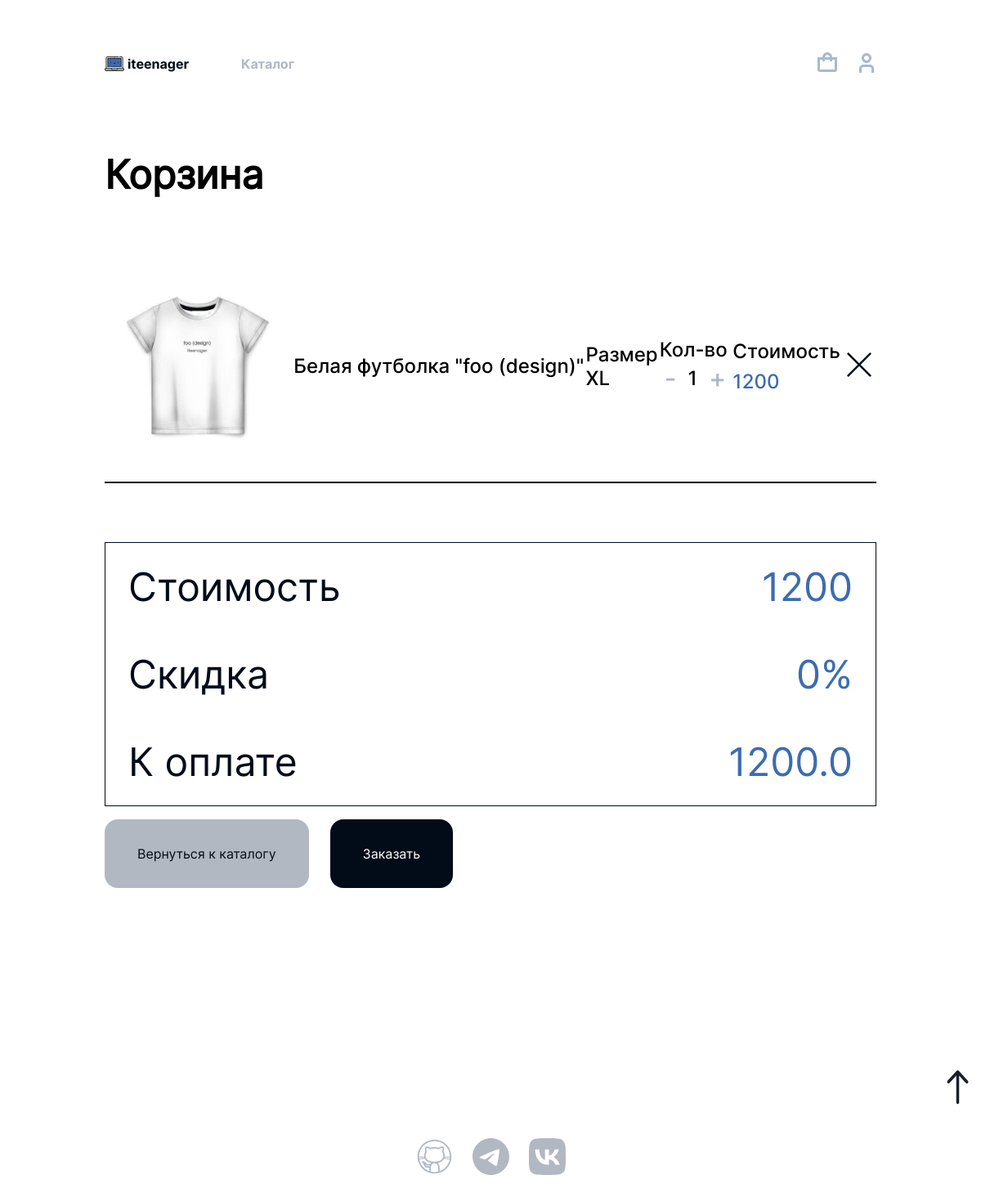
The page /cart/ (signed in) on the database as committed earlier.
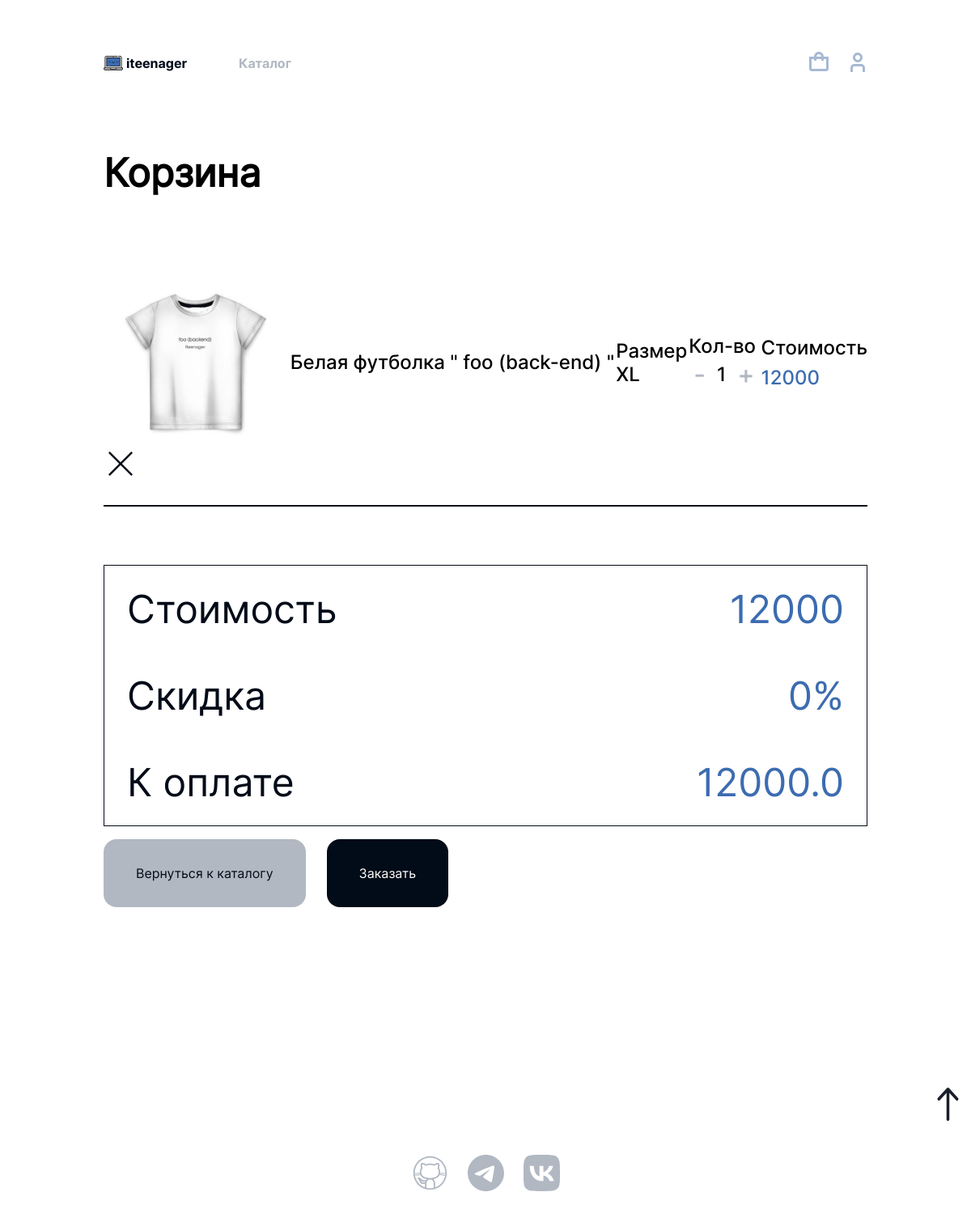
The same page on the database as committed later.
### shop/models.py (models this page shows, shortened)
class OrderProduct(models.Model):
    product = models.ForeignKey(Product, on_delete=models.SET_NULL, null=True)
    order = models.ForeignKey(Order, on_delete=models.SET_NULL, null=True)
    quantity = models.IntegerField(default=0, null=True, blank=True)
    date_added = models.DateTimeField(auto_now_add=True)
    @property
    def get_total(self):
        total = self.product.price * self.quantity
        return total

class Product(models.Model):
    name = models.CharField(max_length=200)
    price = models.FloatField()
    description = models.CharField(max_length=1000, null=True)
    image = models.ImageField(null=True, blank=True)
    image2 = models.ImageField(null=True, blank=True)
    image3 = models.ImageField(null=True, blank=True)

class Order(models.Model):
    user = models.ForeignKey(User, on_delete=models.SET_NULL, null=True, blank=True)
    date_ordered = models.DateTimeField(auto_now_add=True)
    complete = models.BooleanField(default=False)
    transaction_id = models.CharField(max_length=200, null=True)
    @property
    def get_cart_total(self):
        orderproducts = self.orderproduct_set.all()
        total = sum([product.get_total for product in orderproducts])
        return total
    @property
    def get_cart_total_quantity(self):
        orderproducts = self.orderproduct_set.all()
        total = sum([product.quantity for product in orderproducts])
        return total

### shop/views.py (the view, shortened to what this page needs)
# urls.py: path('cart/', views.CartView.as_view(), name='cart'),
class CartView(View):
    template_name = 'cart.html'
    def get(self, request, *args, **kwargs):
        if request.user.is_authenticated:
            user = request.user
            order, created = Order.objects.get_or_create(user=user, complete=False)
            order_products = order.orderproduct_set.all()
            count_orderproducts = order.get_cart_total_quantity
            count = order.get_cart_total - order.get_cart_total / 100 * 5
        context = {
            'order_products': order_products,
            'count_orderproducts': count_orderproducts,
            'order': order,
            'count': count,
            'user': request.user,
        }
        return render(request, self.template_name, context)

### shop/templates/cart.html (shortened to what this page needs)
{% extends 'main.html' %}
{% load static %}
{% block css%}
<link rel="stylesheet" type="text/css" href="{% static 'css/interface.css' %}">
<link rel="stylesheet" type="text/css" href="{% static 'css/header.css' %}">
<link rel="stylesheet" type="text/css" href="{% static 'css/cart.css' %}">
{% endblock css%}
{% block content %}
<div class="main">
    <div class="container container-cart">
        <h1>Корзина</h1>
        {% for order_product in order_products %}
        <div class="cart__order-product">
            <img class="order-product__img" src="{{order_product.product.image.url}}"/>
            <p class="order-product__title">{{order_product.product.name}}</p>
            <div class="order-product__size">
                <span>Размер</span>
                <span>XL</span>
            </div>
            <div class="order-product__quantity">
                <span>Кол-во</span>
                <div class="order-product__quantity__count">
                    <button class="quantity__minus actionBtn" data-action="remove"
                            data-product="{{order_product.product.id}}">-
                    </button>
                    <p class="quantity__digit">{{order_product.quantity}}</p>
                    <button class="quantity__plus actionBtn" data-action="add"
                            data-product="{{order_product.product.id}}">
                        +
                    </button>
                </div>
            </div>
            <div class="order-product__cost">
                <span>Стоимость</span>
                <span class="order-product__cost__number">{{order_product.product.price|floatformat:0}}</span>
            </div>
            <button class="quantity__delete actionBtn" data-action="remove-all"
                    data-product="{{order_product.product.id}}">
                <img src="{% static 'icons/delete-icon.svg' %}" alt="">
            </button>
        </div>
        {% endfor %}
        <div class="cart__result">
            <div class="result__cost">
                <div class="result"><span>Стоимость</span><span class="result__number">{{order.get_cart_total|floatformat:0}}</span>
                </div>
                {% if count_orderproducts > 5 %}
                <div class="result"><span>Скидка при покупке более 5 товаров </span><span
                        class="result__number">5%</span></div>
                <div class="result"><span>К оплате</span><span class="result__number">{{count}}</span>
                    {% else %}
                    <div class="result"><span>Скидка </span><span class="result__number">0%</span></div>
                    <div class="result"><span>К оплате</span><span
                            class="result__number">{{order.get_cart_total}}</span>
                        {% endif %}
                    </div>
                </div>
                <div class="cart-buttons-block">
                    <div class="cart-buttons-list">
                        <a class="cart-button-back" href="{% url 'store' %}">Вернуться к каталогу</a>
                        <a class="cart-button-order" href="{% url 'checkout' %}">Заказать</a>
                    </div>
                </div>
            </div>
        </div>
        <div class="line-button-page-up">
            <button class="pageUp"><img src="/static/icons/arrowSort-up.svg" alt="arrow up"></button>
        </div>
    </div>
    <footer>
        <a href="https://github.com/Erubarm">
            <img src="{% static 'icons/icon-github.svg' %}" alt="github icon">
        </a>
        <a href="https://t.me/KKom3 ">
            <img src="{% static 'icons/icon-telegram.svg' %}" alt="telegram icon">
        </a>
        <a href="https://vk.com/pomianem_xex">
            <img src="{% static 'icons/icon-vk.svg' %}" alt="VK icon">
        </a>
    </footer>
    {% endblock content %}

### shop/templates/main.html (shortened to what this page needs)
<!doctype html>
<html lang="ru">
{% load static %}
<head>
    {% block css%}{% endblock css%}
</head>
<body>
<header>
    <nav class="header-navigation">
        <a href="{% url 'face-page' %}" class="active-text"><img src="{% static 'icons/logo.svg' %}"
                                                                 alt="logo iteenager">iteenager</a>
        <a href="{% url 'store' %}">Каталог</a>
    </nav>
    <div class="header__profile">
        <a href="{% url 'cart'  %}" class="header__profile-cart"><img src="/static/icons/icon-profile.svg" alt=""></a>
        <button class="header__profile-user">
            <img src="/static/icons/icon-cart.svg" alt="icon-cart">
        </button>
    </div>
</header>
{% block content %}
{% endblock content%}
</body>
</html>

### static/css/interface.css (style rules this page uses)
:root { --Black: #020B18; --White: #fff; --Grey-100: #F0F1F3; --Grey-200: #CDD4DA; --Blue-100: #B1B8C2; --Blue-200: #020B18; --Blue-300: #3C6CB0; }
body { background: var(--White); }
.main { max-width: 100vw; }
.container { display: flex; flex-direction: column; align-items: center; }
h1 { font-family: "Inter h1", sans-serif; }
body { margin:0; }
footer { display: flex; flex-direction: row; justify-content: center; align-items: center; gap: 24px; padding-top: 36px; padding-bottom: 18px; }
.active-text { color: var(--Blue-200); }
h1,h2,h3,p { margin: 0; }
.line-button-page-up { width: 100%; display: flex; flex-direction: row; justify-content: end; }
.line-button-page-up button { background: inherit; border: none; cursor: pointer; }

### static/css/header.css (style rules this page uses)
header { margin-top: 64px; margin-left: 128px; margin-right: 128px; color: var(--Blue-100); display: flex; flex-direction: row; justify-content: space-between; }
header nav { display: flex; flex-direction: row; gap: 128px; font-family: "Inter h2", sans-serif; }
@media (max-width: 1200px) { header nav { gap: 64px; } }
nav a { text-decoration: none; color: var(--Blue-100); }
.header__profile { display: flex; flex-direction: row; gap: 24px; }
.header__profile button { border: none; background: inherit; padding: 0px; cursor: pointer; }
.header__profile-cart { cursor: pointer; }
nav a { display: flex; flex-direction: row; align-items: center; gap: 4px; }
nav a img { width: 24px; header: 24px; }

### static/css/cart.css (style rules this page uses)
.main img { width: 229px; height: 219px; object-fit: cover; }
.main h1 { width: 100%; text-align: start; font-family: 'Inter p-big', sans-serif; font-size: 48px; }
.container-cart { margin: 92px 128px; }
.quantity__delete { border: none; background: inherit; cursor: pointer; }
.quantity__delete img { width: 30px; height: 30px; object-fit: cover; }
.cart__order-product { display: flex; flex-direction: row; align-items: center; justify-content: space-between; text-align: start; width: 100%; font-family: 'Inter h3', sans-serif; font-size: 32px; border-bottom: 2px solid var(--Black); padding-bottom: 32px; margin-top: 95px; }
@media (max-width: 1500px) { .cart__order-product { font-size: 28px; } }
@media (max-width: 1400px) { .cart__order-product { font-size: 24px; } }
@media (max-width: 1400px) { .cart__order-product { flex-wrap: wrap; } }
.order-product__cost { display: flex; flex-direction: column; gap: 8px; }
.order-product__size { display: flex; flex-direction: column; }
.quantity__digit { padding: 0px; margin: 0px; }
.order-product__quantity__count { display: flex; flex-direction: row; align-items: center; justify-content: center; gap: 8px; }
.order-product__quantity__count button { font-family: 'Inter h3', sans-serif; font-size: 32px; }
.order-product__quantity__count button { border: none; background: inherit; color: var(--Blue-100); cursor: pointer; }
.order-product__cost__number { color: var(--Blue-300); }
.cart__result { margin-top: 72px; margin-bottom: 128px; display: flex; flex-direction: row; justify-content: space-between; gap: 18px; width: 100%; }
@media (max-width: 1400px) { .cart__result { flex-direction: column; } }
.result__cost { border: 1px solid var(--Black); font-family: 'Inter p-big', sans-serif; font-size: 48px; color: var(--Black); padding: 24px 28px; display: flex; flex-direction: column; gap: 48px; }
.result { display: flex; flex-direction: row; justify-content: space-between; gap: 68px; }
.result__number { color: var(--Blue-300); }
.cart-buttons-block { display: flex; flex-direction: column; justify-content: end; }
.cart-buttons-list { display: flex; flex-direction: row; align-items: center; gap: 48px; }
.cart-buttons-list a { padding: 32px 36px; border-radius: 16px; font-family: 'Inter p-big', sans-serif; text-align: center; text-decoration: none; }
@media (max-width: 1280px) { .cart-buttons-list a { padding: 32px 40px; } }
@media (max-width: 1280px) { .cart__result { gap: 16px; } }
@media (max-width: 1280px) { .cart-buttons-list { gap: 26px; } }
.cart-button-back { background: var(--Blue-100); color: var(--Black); }
.cart-button-order { background: var(--Black); color: var(--White); }
.line-button-page-up img { width: 45px; height: 45px; }

Rows that differ between the two databases and show on the page:
removed OrderProduct: product.image (picture), product.name "Белая футболка \"foo (design)\"", quantity "1", product.price "1200"
removed Order: get_cart_total "1200", get_cart_total "1200.0"
added OrderProduct: product.image (picture), product.name "Белая футболка \" foo (back-end) \"", quantity "1", product.price "12000"
added Order: get_cart_total "12000", get_cart_total "12000.0"
